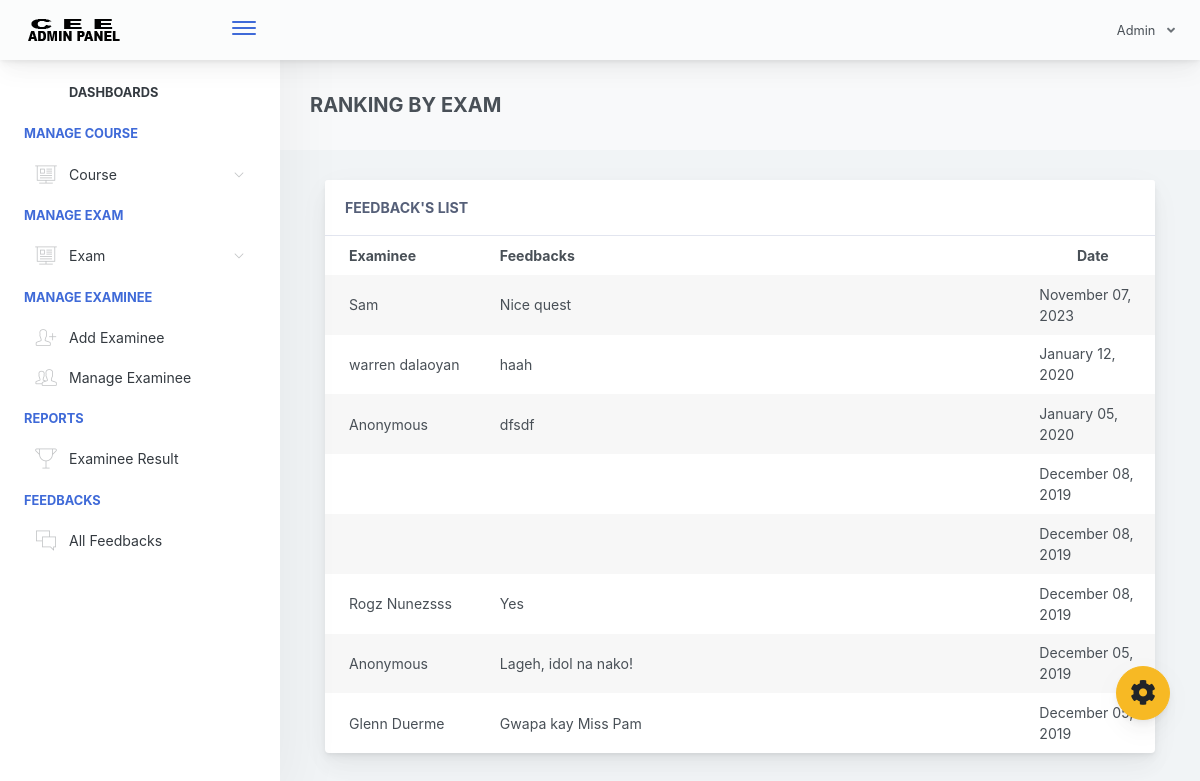
Before: /adminpanel/admin/home.php?page=feedbacks (signed in) with the older database file.
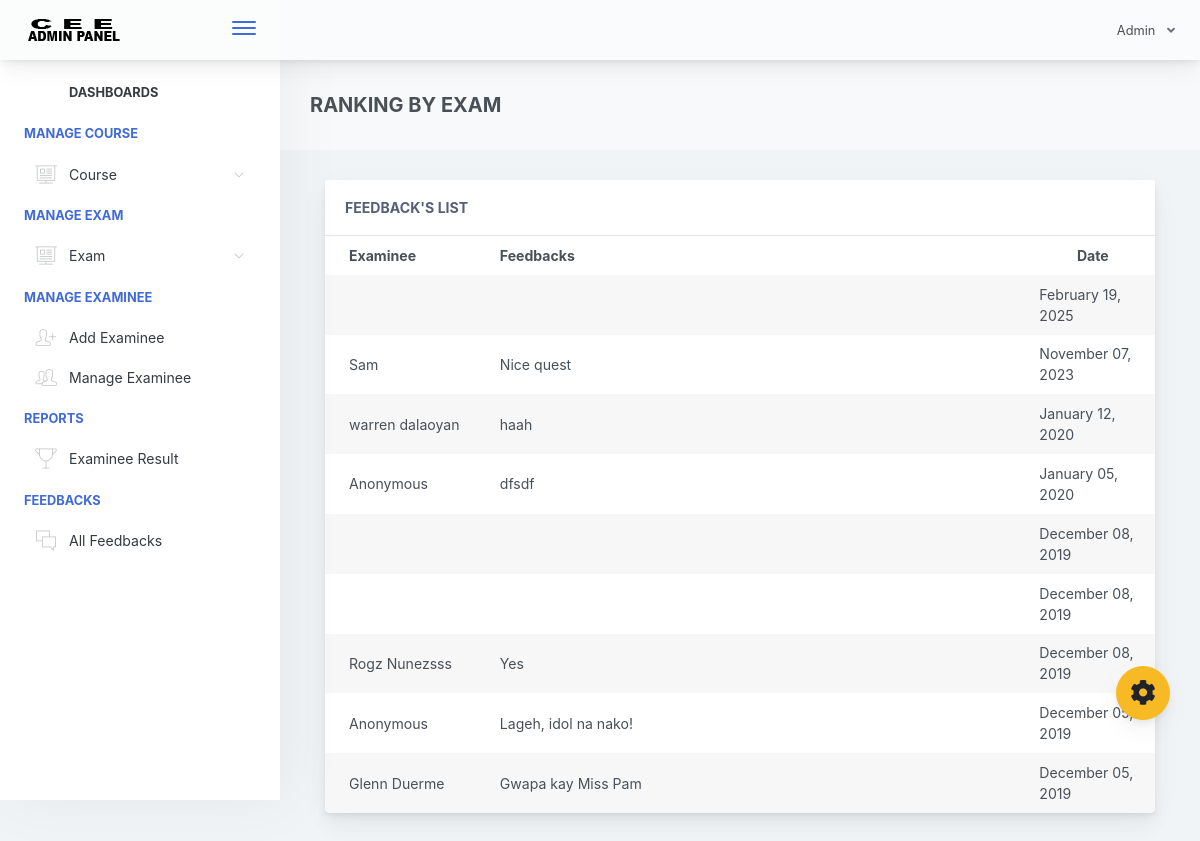
After: the same page with the newer database file.
### tables this page shows
CREATE TABLE `feedbacks_tbl` (
  `fb_id` int(11) NOT NULL,
  `exmne_id` int(11) NOT NULL,
  `fb_exmne_as` varchar(1000) NOT NULL,
  `fb_feedbacks` varchar(1000) NOT NULL,
  `fb_date` varchar(1000) NOT NULL
);

### adminpanel/admin/pages/feedbacks.php (the view, shortened to what this page needs)
<div class="app-main__outer">
        <div class="app-main__inner">
                <div class="app-page-title">
                <div class="page-title-wrapper">
                    <div class="page-title-heading">
                        <div><b>RANKING BY EXAM</b></div>
                    </div>
                </div>
                </div>
                 <div class="col-md-12">
                <div class="main-card mb-3 card">
                    <div class="card-header">Feedback's List
                    </div>
                    <div class="table-responsive">
                        <table class="align-middle mb-0 table table-borderless table-striped table-hover" id="tableList">
                            <thead>
                            <tr>
                                <th class="text-left pl-4" width="20%">Examinee</th>
                                <th class="text-left ">Feedbacks</th>
                                <th class="text-center" width="15%">Date</th>
                            </tr>
                            </thead>
                            <tbody>
                              <?php
                                $selExam = $conn->query("SELECT * FROM feedbacks_tbl ORDER BY fb_id DESC ");
                                if($selExam->rowCount() > 0)
                                {
                                    while ($selExamRow = $selExam->fetch(PDO::FETCH_ASSOC)) { ?>
                                        <tr>
                                            <td class="pl-4"><?php echo $selExamRow['fb_exmne_as']; ?></td>
                                            <td><?php echo $selExamRow['fb_feedbacks']; ?></td>
                                            <td><?php echo $selExamRow['fb_date']; ?></td>
                                        </tr>
                                    <?php }
                                }
                               ?>
                            </tbody>
                        </table>
                    </div>
                </div>
            </div>
</div>

Changed rows visible on the page:
added feedbacks_tbl: fb_date "February 19, 2025"
